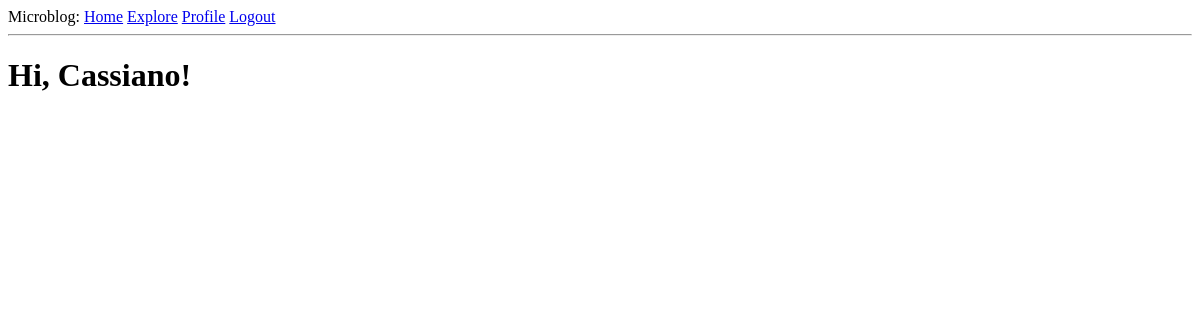
The page /explore (signed in) on the database as committed earlier.
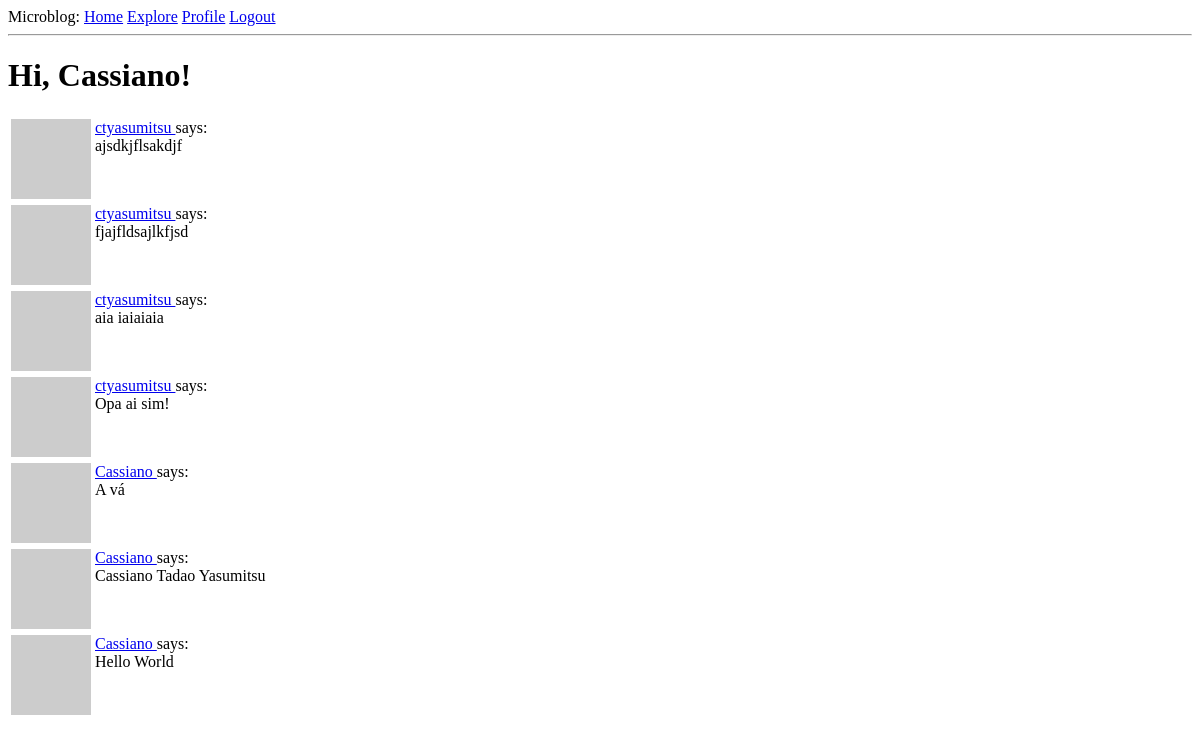
The same page on the database as committed later.
### app/models.py (models this page shows, shortened)
class User(UserMixin, db.Model):
    id = db.Column(db.Integer, primary_key=True)
    username = db.Column(db.String(64), index=True, unique=True)
    email = db.Column(db.String(120), index=True, unique=True)
    password_hash = db.Column(db.String(128))
    posts = db.relationship('Post', backref='author', lazy='dynamic')
    about_me = db.Column(db.String(140))
    last_seen = db.Column(db.DateTime, default=datetime.utcnow)
    followed = db.relationship(
        'User', secondary=followers,
        primaryjoin=(followers.c.follower_id == id),
        secondaryjoin=(followers.c.followed_id == id),
        backref=db.backref('followers', lazy='dynamic'), lazy='dynamic')
    def avatar(self, size):
        digest = md5(self.email.lower().encode('utf-8')).hexdigest()
        return 'https://www.gravatar.com/avatar/{}?d=identicon&s={}'.format(
            digest, size)

class Post(db.Model):
    id = db.Column(db.Integer, primary_key=True)
    body = db.Column(db.String(140))
    timestamp = db.Column(db.DateTime, index=True, default=datetime.utcnow)
    user_id = db.Column(db.Integer, db.ForeignKey('user.id'))

### app/routes.py (the view)
@app.route('/explore')
@login_required
def explore():
    page = request.args.get('page', 1, type=int)
    posts = Post.query.order_by(Post.timestamp.desc()).paginate(
        page=page, per_page=app.config['POSTS_PER_PAGE'], error_out=False)
    next_url = url_for('explore', page=posts.next_num) \
        if posts.has_next else None
    prev_url = url_for('explore', page=posts.prev_num) \
        if posts.has_prev else None
    return render_template("index.html", title='Explore', posts=posts.items, next_url=next_url, prev_url=prev_url)

### app/models.py (called while the page is built)
@login.user_loader
def load_user(id):
    return User.query.get(int(id))

### app/routes.py (called while the page is built)
@app.before_request
def before_request():
    if current_user.is_authenticated:
        current_user.last_seen = datetime.utcnow()
        db.session.commit()

### app/templates/index.html (shortened to what this page needs)
{% extends "base.html" %} {% block content %}
<h1>Hi, {{ current_user.username }}!</h1>
 {% for post in posts %} {% include '_post.html' %} {% endfor %}  {%endblock %}

### app/templates/base.html (shortened to what this page needs)
<html>
  <head>
  </head>
  <body>
    <div>
      Microblog:
      <a href="{{ url_for('index') }}">Home</a>
      <a href="{{  url_for('explore') }}">Explore</a>
      {% if current_user.is_anonymous %}
      <a href="{{ url_for('login') }}">Login</a>
      {% else %}
      <a href="{{ url_for('user', username=current_user.username) }}"
        >Profile</a
      >
      <a href="{{ url_for('logout') }}">Logout</a>
      {% endif %}
    </div>
    <hr />
     {% block content %}{% endblock %}
  </body>
</html>

### app/templates/_post.html
<table>
  <tr valign="top">
    <td><img src="{{ post.author.avatar(36) }}" /></td>
    <td>
      <a href="{{ url_for('user', username=post.author.username) }}">
        {{ post.author.username }}
      </a>
      says:<br />{{ post.body}}
    </td>
  </tr>
</table>

Rows that differ between the two databases and show on the page:
added Post: author.username "ctyasumitsu", body "ajsdkjflsakdjf"
added Post: author.username "ctyasumitsu", body "fjajfldsajlkfjsd"
added Post: author.username "ctyasumitsu", body "aia iaiaiaia"
added Post: author.username "ctyasumitsu", body "Opa ai sim!"
added Post: author.username "Cassiano", body "A vá"
added Post: author.username "Cassiano", body "Cassiano Tadao Yasumitsu"
added Post: author.username "Cassiano", body "Hello World"
